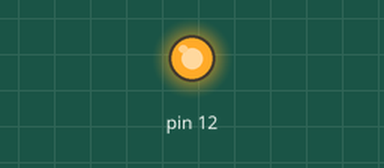
The sketch below on a simulated Arduino Uno, built with avr-gcc and run on an emulated ATmega328P. Parts: output pins drawn as LEDs (lit = HIGH).

Above: at 0.7 s.
At 3.7 s:
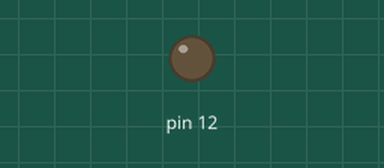
Timing chart, 0 to 7.8 s (numbered marks = the images above):
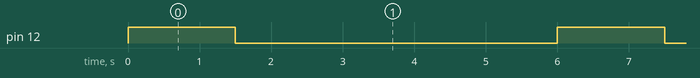

Measured:
- by itself, pin 12: alternates HIGH for 1.5 s and LOW for 4.5 s

The sketch:

S-arduino-1.ino
```cpp
void setup()
{
	pinMode(12, OUTPUT);
}

void loop()
{
	digitalWrite(12, HIGH);
	delay(1500);

	digitalWrite(12, LOW);
	delay(1500);

	digitalWrite(13, HIGH);
	delay(1500);

	digitalWrite(13, LOW);
	delay(1500);
}
```
